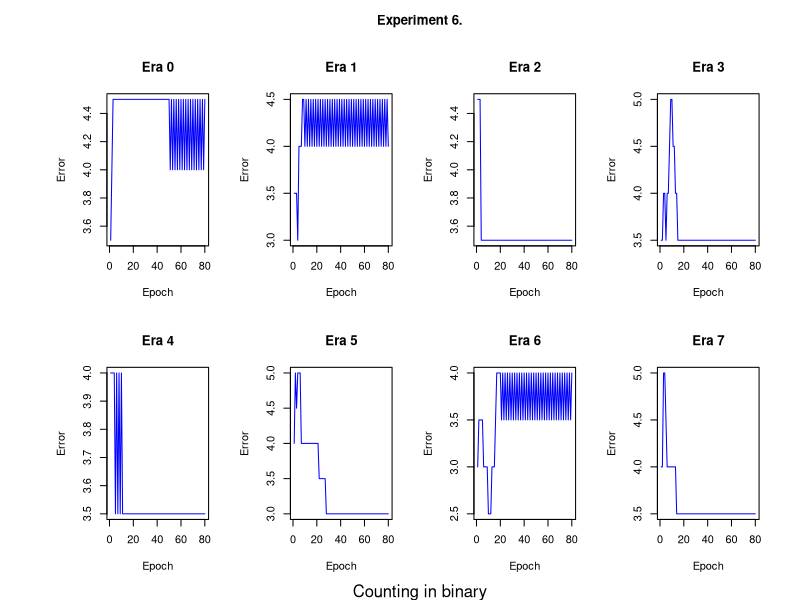

Write the R code that produced this figure.
par(oma=c(1,4,3,1),mfrow=c(2,4))
e0 <- c(3.5, 4.0, 4.5, 4.5, 4.5, 4.5, 4.5, 4.5, 4.5, 4.5, 4.5, 4.5, 4.5, 4.5, 4.5, 4.5, 4.5, 4.5, 4.5, 4.5, 4.5, 4.5, 4.5, 4.5, 4.5, 4.5, 4.5, 4.5, 4.5, 4.5, 4.5, 4.5, 4.5, 4.5, 4.5, 4.5, 4.5, 4.5, 4.5, 4.5, 4.5, 4.5, 4.5, 4.5, 4.5, 4.5, 4.5, 4.5, 4.5, 4.5, 4.0, 4.5, 4.0, 4.5, 4.0, 4.5, 4.0, 4.5, 4.0, 4.5, 4.0, 4.5, 4.0, 4.5, 4.0, 4.5, 4.0, 4.5, 4.0, 4.5, 4.0, 4.5, 4.0, 4.5, 4.0, 4.5, 4.0, 4.5, 4.0, 4.5)
e1 <- c(3.5, 3.5, 3.5, 3.0, 4.0, 4.0, 4.0, 4.5, 4.5, 4.0, 4.5, 4.0, 4.5, 4.0, 4.5, 4.0, 4.5, 4.0, 4.5, 4.0, 4.5, 4.0, 4.5, 4.0, 4.5, 4.0, 4.5, 4.0, 4.5, 4.0, 4.5, 4.0, 4.5, 4.0, 4.5, 4.0, 4.5, 4.0, 4.5, 4.0, 4.5, 4.0, 4.5, 4.0, 4.5, 4.0, 4.5, 4.0, 4.5, 4.0, 4.5, 4.0, 4.5, 4.0, 4.5, 4.0, 4.5, 4.0, 4.5, 4.0, 4.5, 4.0, 4.5, 4.0, 4.5, 4.0, 4.5, 4.0, 4.5, 4.0, 4.5, 4.0, 4.5, 4.0, 4.5, 4.0, 4.5, 4.0, 4.5, 4.0)
e2 <- c(4.5, 4.5, 4.5, 3.5, 3.5, 3.5, 3.5, 3.5, 3.5, 3.5, 3.5, 3.5, 3.5, 3.5, 3.5, 3.5, 3.5, 3.5, 3.5, 3.5, 3.5, 3.5, 3.5, 3.5, 3.5, 3.5, 3.5, 3.5, 3.5, 3.5, 3.5, 3.5, 3.5, 3.5, 3.5, 3.5, 3.5, 3.5, 3.5, 3.5, 3.5, 3.5, 3.5, 3.5, 3.5, 3.5, 3.5, 3.5, 3.5, 3.5, 3.5, 3.5, 3.5, 3.5, 3.5, 3.5, 3.5, 3.5, 3.5, 3.5, 3.5, 3.5, 3.5, 3.5, 3.5, 3.5, 3.5, 3.5, 3.5, 3.5, 3.5, 3.5, 3.5, 3.5, 3.5, 3.5, 3.5, 3.5, 3.5, 3.5)
e3 <- c(3.5, 3.5, 4.0, 4.0, 3.5, 4.0, 4.0, 4.5, 5.0, 5.0, 4.5, 4.5, 4.0, 4.0, 3.5, 3.5, 3.5, 3.5, 3.5, 3.5, 3.5, 3.5, 3.5, 3.5, 3.5, 3.5, 3.5, 3.5, 3.5, 3.5, 3.5, 3.5, 3.5, 3.5, 3.5, 3.5, 3.5, 3.5, 3.5, 3.5, 3.5, 3.5, 3.5, 3.5, 3.5, 3.5, 3.5, 3.5, 3.5, 3.5, 3.5, 3.5, 3.5, 3.5, 3.5, 3.5, 3.5, 3.5, 3.5, 3.5, 3.5, 3.5, 3.5, 3.5, 3.5, 3.5, 3.5, 3.5, 3.5, 3.5, 3.5, 3.5, 3.5, 3.5, 3.5, 3.5, 3.5, 3.5, 3.5, 3.5)
e4 <- c(4.0, 4.0, 4.0, 4.0, 3.5, 4.0, 3.5, 4.0, 3.5, 4.0, 3.5, 3.5, 3.5, 3.5, 3.5, 3.5, 3.5, 3.5, 3.5, 3.5, 3.5, 3.5, 3.5, 3.5, 3.5, 3.5, 3.5, 3.5, 3.5, 3.5, 3.5, 3.5, 3.5, 3.5, 3.5, 3.5, 3.5, 3.5, 3.5, 3.5, 3.5, 3.5, 3.5, 3.5, 3.5, 3.5, 3.5, 3.5, 3.5, 3.5, 3.5, 3.5, 3.5, 3.5, 3.5, 3.5, 3.5, 3.5, 3.5, 3.5, 3.5, 3.5, 3.5, 3.5, 3.5, 3.5, 3.5, 3.5, 3.5, 3.5, 3.5, 3.5, 3.5, 3.5, 3.5, 3.5, 3.5, 3.5, 3.5, 3.5)
e5 <- c(4.0, 5.0, 4.5, 5.0, 5.0, 5.0, 4.0, 4.0, 4.0, 4.0, 4.0, 4.0, 4.0, 4.0, 4.0, 4.0, 4.0, 4.0, 4.0, 4.0, 4.0, 3.5, 3.5, 3.5, 3.5, 3.5, 3.5, 3.0, 3.0, 3.0, 3.0, 3.0, 3.0, 3.0, 3.0, 3.0, 3.0, 3.0, 3.0, 3.0, 3.0, 3.0, 3.0, 3.0, 3.0, 3.0, 3.0, 3.0, 3.0, 3.0, 3.0, 3.0, 3.0, 3.0, 3.0, 3.0, 3.0, 3.0, 3.0, 3.0, 3.0, 3.0, 3.0, 3.0, 3.0, 3.0, 3.0, 3.0, 3.0, 3.0, 3.0, 3.0, 3.0, 3.0, 3.0, 3.0, 3.0, 3.0, 3.0, 3.0)
e6 <- c(3.0, 3.5, 3.5, 3.5, 3.5, 3.0, 3.0, 3.0, 3.0, 2.5, 2.5, 2.5, 3.0, 3.0, 3.0, 3.5, 4.0, 4.0, 4.0, 4.0, 3.5, 4.0, 3.5, 4.0, 3.5, 4.0, 3.5, 4.0, 3.5, 4.0, 3.5, 4.0, 3.5, 4.0, 3.5, 4.0, 3.5, 4.0, 3.5, 4.0, 3.5, 4.0, 3.5, 4.0, 3.5, 4.0, 3.5, 4.0, 3.5, 4.0, 3.5, 4.0, 3.5, 4.0, 3.5, 4.0, 3.5, 4.0, 3.5, 4.0, 3.5, 4.0, 3.5, 4.0, 3.5, 4.0, 3.5, 4.0, 3.5, 4.0, 3.5, 4.0, 3.5, 4.0, 3.5, 4.0, 3.5, 4.0, 3.5, 4.0)
e7 <- c(4.0, 4.0, 5.0, 5.0, 4.5, 4.0, 4.0, 4.0, 4.0, 4.0, 4.0, 4.0, 4.0, 3.5, 3.5, 3.5, 3.5, 3.5, 3.5, 3.5, 3.5, 3.5, 3.5, 3.5, 3.5, 3.5, 3.5, 3.5, 3.5, 3.5, 3.5, 3.5, 3.5, 3.5, 3.5, 3.5, 3.5, 3.5, 3.5, 3.5, 3.5, 3.5, 3.5, 3.5, 3.5, 3.5, 3.5, 3.5, 3.5, 3.5, 3.5, 3.5, 3.5, 3.5, 3.5, 3.5, 3.5, 3.5, 3.5, 3.5, 3.5, 3.5, 3.5, 3.5, 3.5, 3.5, 3.5, 3.5, 3.5, 3.5, 3.5, 3.5, 3.5, 3.5, 3.5, 3.5, 3.5, 3.5, 3.5, 3.5)

plot(e0,col='blue',type='l',xlab='Epoch',ylab='Error',main='Era 0')
plot(e1,col='blue',type='l',xlab='Epoch',ylab='Error',main='Era 1')
plot(e2,col='blue',type='l',xlab='Epoch',ylab='Error',main='Era 2')
plot(e3,col='blue',type='l',xlab='Epoch',ylab='Error',main='Era 3')
plot(e4,col='blue',type='l',xlab='Epoch',ylab='Error',main='Era 4')
plot(e5,col='blue',type='l',xlab='Epoch',ylab='Error',main='Era 5')
plot(e6,col='blue',type='l',xlab='Epoch',ylab='Error',main='Era 6')
plot(e7,col='blue',type='l',xlab='Epoch',ylab='Error',main='Era 7')

title(main='Experiment 6.',outer=TRUE)
mtext(side=1, 'Counting in binary', outer=TRUE)
